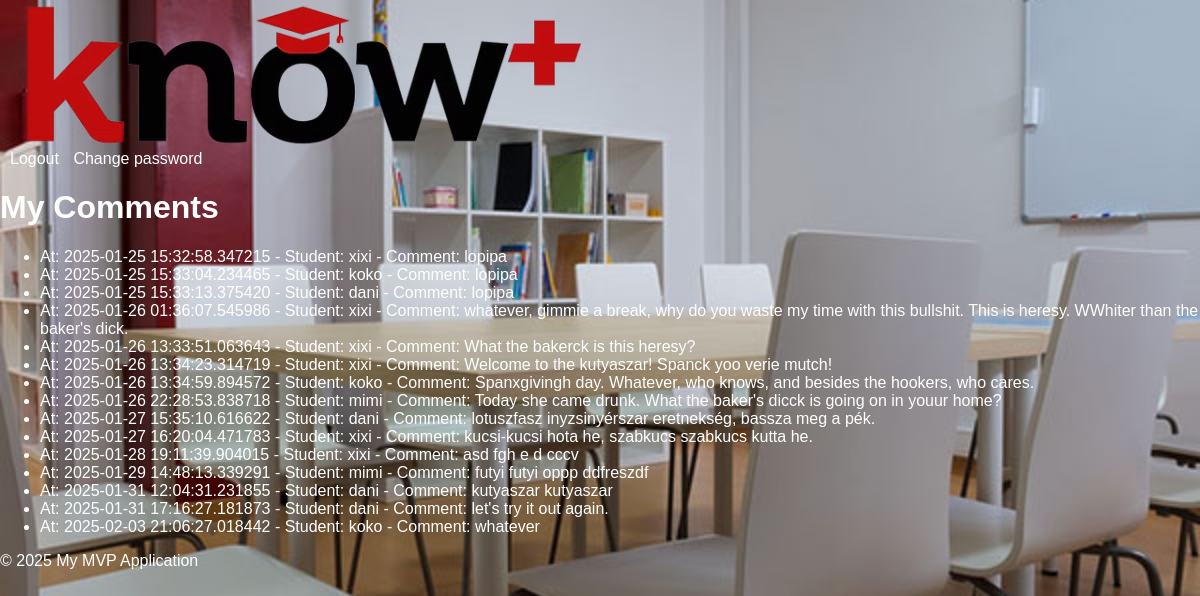
The app's page /my_comments (signed in), older data.
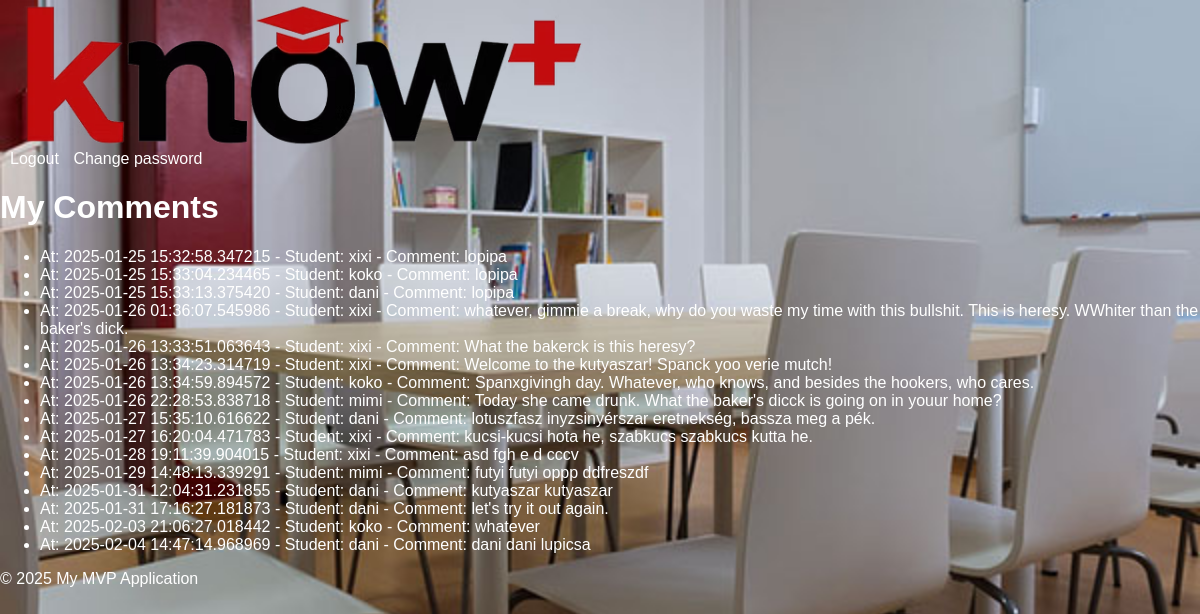
The same page, newer data.
### models.py (models this page shows, shortened)
class Comment(db.Model):
    id = db.Column(db.Integer, primary_key=True)
    teacher_id = db.Column(db.Integer, db.ForeignKey('user.id', ondelete='CASCADE'), nullable=False)
    student_id = db.Column(db.Integer, db.ForeignKey('user.id', ondelete='CASCADE'), nullable=False)
    content = db.Column(db.Text, nullable=False)
    timestamp = db.Column(db.DateTime, default=datetime.utcnow)
    teacher = db.relationship('User', foreign_keys=[teacher_id])
    student = db.relationship('User', foreign_keys=[student_id])

class User(db.Model, UserMixin):
    id = db.Column(db.Integer, primary_key=True)
    username = db.Column(db.String(80), unique=True, nullable=False)
    password_hash = db.Column(db.String(128))
    user_type = db.Column(db.Enum(UserType), nullable=False)  # Using UserType enum for role

### app.py (the view)
@app.route('/my_comments')
@login_required
def my_comments():
    if current_user.user_type != UserType.TEACHER:
        return 'Unauthorized, if you are administrator or inspector, please see the specific students\' page.', 403
    comments = Comment.query.filter_by(teacher_id=current_user.id).all()
    print(comments)
    return render_template('my_comments.html', comments=comments)

### app.py (called while the page is built)
@login_manager.user_loader
def load_user(user_id):
    return User.query.get(int(user_id))  # Load from the unified User model

### templates/my_comments.html
{% extends "base.html" %}
{% block content %}
<h1>My Comments</h1>
{% if comments %}
<ul>
    {% for comment in comments %}
    <li>
       At: {{comment.timestamp}} - Student: {{ comment.student.username }} - Comment: {{ comment.content }}
    </li>
    {% endfor %}
</ul>
{% else %}
<p>No comments found.</p>
{% endif %}
{% endblock %}

### templates/base.html (shortened to what this page needs)
<!DOCTYPE html>
<html lang="en">
<head>
    <link rel="stylesheet" href="{{ url_for('static', filename='css/style.css') }}">
</head>
<body style="background-image: url('{{ url_for('static', filename='img/background.jpg') }}'); background-size: cover; background-repeat: no-repeat; background-attachment: fixed;">
<div id="header">
    <a href="/">
        <picture>
            <source srcset="{{ url_for('static', filename='img/logo.avif') }}" type="image/avif">
            <img src="{{ url_for('static', filename='img/logo.png') }}" alt="Your Logo" class="logo">
        </picture>
    </a>
    <div class="user-options">
        {% if current_user.is_authenticated %}
        <a href="{{ url_for('logout') }}">Logout</a>
        <a href="{{ url_for('change_password') }}">Change password</a>
        {% endif %}
    </div>
</div>
<div id="content">
    {% block content %}{% endblock %}
</div>
<div id="footer">
    <p>&copy; 2025 My MVP Application</p>
</div>
</body>
</html>

### static/css/style.css (style rules this page uses)
body { font-family: sans-serif; margin: 0; padding: 0; color: white; background-image: url('static/img/background.jpg'); background-size: cover; background-position: center; }
.logo { height: 150px; vertical-align: middle; margin-left: 20px; }
.user-options { margin-right: 20px; }
.user-options a { color: white; text-decoration: none; margin-left: 10px; }

Row changes from the older to the newer data that the page shows:
added Comment: timestamp "2025-02-04 14:47:14.968969", student.username "dani", content "dani dani lupicsa"
